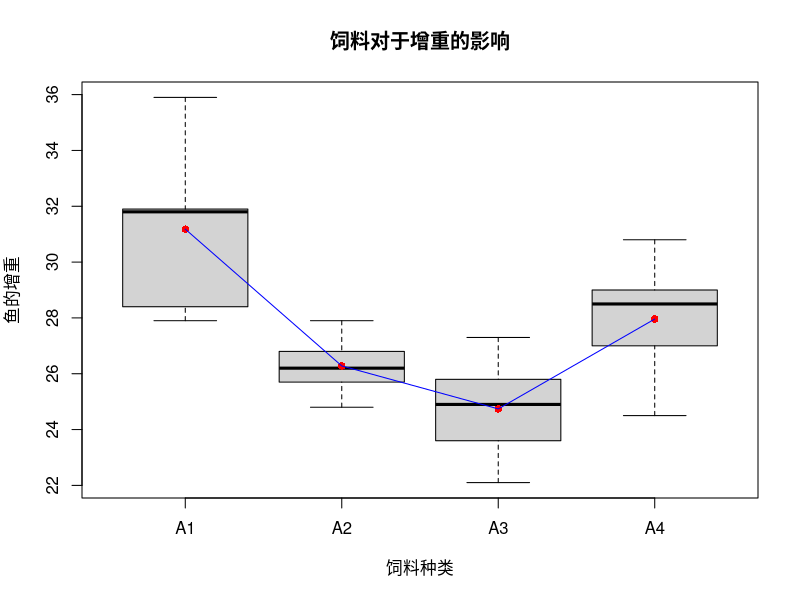

Source code (R):
## ---- chunk 1
feed<-factor(rep(paste("A",1:4,sep=""),each=5))
weight_gain <-c(31.9,27.9,31.8,28.4,35.9,24.8,25.7,26.8,27.9,26.2,22.1,23.6,27.3,24.9,25.8,
                27.0,30.8,29.0,24.5,28.5)
FeedData<-data.frame(feed,weight_gain)
FeedData
## ---- chunk 2
library(tidyverse)
mean_Feeddata <- FeedData %>%
     group_by(feed)%>%
     summarise(mean = mean(weight_gain))
mean_Feeddata

## ---- chunk 3
plot(weight_gain~feed,data = FeedData,main="饲料对于增重的影响",
     xlab="饲料种类",ylab="鱼的增重")
points(mean~feed,data = mean_Feeddata,pch=16,col="red")
lines(mean~feed,data = mean_Feeddata,col="blue")
## ---- chunk 4
shapiro.test(FeedData$weight_gain)
## ---- chunk 5
bartlett.test(weight_gain~feed,data = FeedData)
## ---- chunk 6
SS <- c()
for (i in 1:length(FeedData$weight_gain)){
    temp <- (FeedData$weight_gain[i]-mean(FeedData$weight_gain))^2
    SS<-c(SS,temp)
}
SST<-sum(SS)
SST
## ---- chunk 7
SS <- c()
group <-unique(FeedData$feed)
for (i in 1:length(group)){
     dat<-subset(FeedData,feed == group[i])
     for (j in 1:length(dat$weight_gain)){
        temp <-(mean(dat$weight_gain)-mean(FeedData$weight_gain))^2 
        SS<-c(SS,temp)
     }
}
SSA<-sum(SS)
SSA
## ---- chunk 8
SS <- c()
for (i in 1:length(group)){
     dat<-subset(FeedData,feed == group[i])
     for (j in 1:length(dat$weight_gain)){
        temp <-(dat$weight_gain[j]-mean(dat$weight_gain))^2 
        SS<-c(SS,temp)
     }
}
SSE<-sum(SS)
SSE
## ---- chunk 9
df_T <- nrow(FeedData)-1
df_T
df_A <- length(unique(FeedData$feed))-1
df_A
df_E <- nrow(FeedData)-length(unique(FeedData$feed))
df_E
MST <- SST/df_T
MST
MSA <- SSA/df_A
MSA
MSE <- SSE/df_E
MSE

## ---- chunk 10
# 计算F值和F的临界值
F = MSA/MSE
F_cri = qf(0.95,df1=df_A,df2 = df_E)

p <- 1-pf(F,df1=df_A,df2 = df_E)

if (F < F_cri){
     cat("F落在接受域，接受H0，该因子对结果无显著影响")
}else{
     cat("F落在拒绝域，拒绝H0，该因子对结果有显著影响,p = ",p,sep = '')
}
## ---- chunk 11
aov(weight_gain~feed,data=FeedData) |> summary()
## ---- chunk 12
R2 <- SSA/SST
R2
## ---- chunk 13
data.1 <- expand.grid(1:3,2:4)[which(expand.grid(1:3,2:4)[,1] != expand.grid(1:3,2:4)[,2]),]

data.1

for (i in 1:nrow(data.1)){
     dif <- abs(mean_Feeddata$mean[data.1[i,1]]-mean_Feeddata$mean[data.1[i,2]])
     LSD <- qt(0.975,df = df_E)*sqrt(MSE*(1/5+1/5))
     if (dif > LSD){
          cat(data.1[i,1],"-",data.1[i,2],"差异显著",sep="")
          cat("",sep="\n")
     }else{
          cat(data.1[i,1],"-",data.1[i,2],"差异不显著",sep="")
          cat("",sep="\n")
     }
}

## ---- chunk 14
str(npk)

## ---- chunk 15
aov(yield ~ N + P + K, data = npk) |> summary()

## ---- chunk 16
aov(yield ~ N * P * K, data = npk) |> summary()

## ---- chunk 17
aov(yield ~ N + P + K + N:P + N:K + P:K + N:P:K, data = npk) |> summary()

